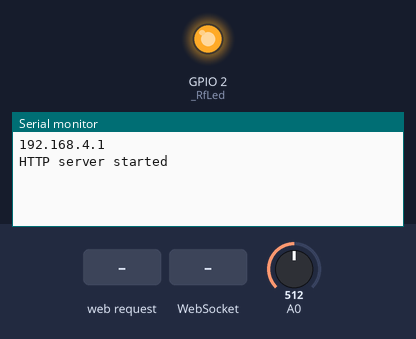
This sketch was run on a simulated ESP8266 (Wemos D1 mini). Parts: output pins drawn as LEDs (lit = HIGH), the last lines printed to the serial monitor. Inputs (shaded band) come from the test bench; at power-on: A0 = 512. Storage starts empty.

Above: at 1.3 s.
1.4 s: HTTP request GET / received
At 2.6 s:
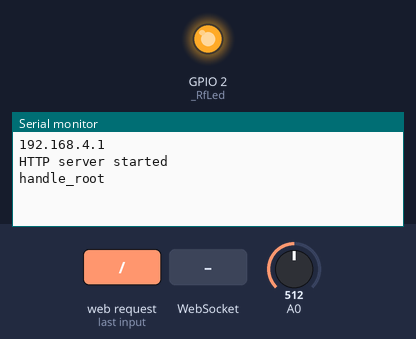
2.9 s: WebSocket text "Save" received
At 3.71 s:
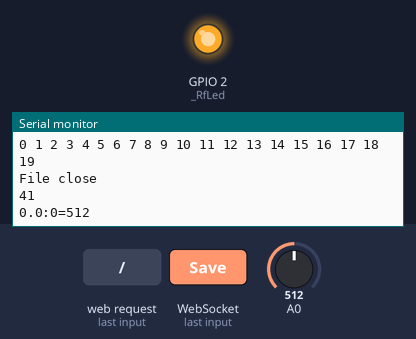
4.4 s: HTTP request GET /test received
5.9 s: WebSocket text "Reset" received
7.4 s: HTTP request GET /test?Reset=Save received
8.9 s: WebSocket text "Timer" received
Timing chart, 0 to 11.4 s (numbered marks = the images above; inputs shaded):
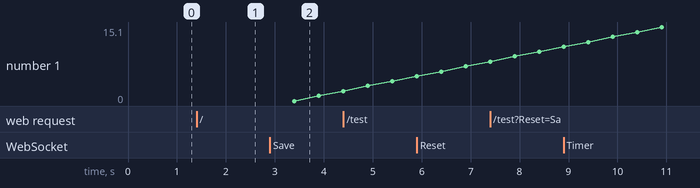

Measured:
- after the input at 1.4 s, the serial monitor: prints a new line at once (image 1)
- after the input at 2.9 s, the serial monitor: prints a new line at once (image 2)

The sketch:

ECGsaveFile17.ino
```cpp
// Kubov V.I. 2018
#define _ssid "EspCardio01"
#define _pass "123456789" // if need
#define _login "admin"
#define _dTime 5 //ms
#define _dataSize 100
#define _segSize 10
#define _ringSize 20

uint16_t Datas[2][_dataSize+1];
uint16_t Ring[_ringSize][_dataSize];
int rBank, wBank, wIndex;
int ringIndex;
bool bankReady;
int iTest;
int adminNum=0; //first Web-socket client.
//int adminNum=-1; //nobody exclude admin.
long AutoSaveMin=0;


// ESP-8266MOD D1 mini
#define _RfLed 2 // On-LOW, Off-HIGH

#include <FS.h>
File file;
String fileName="C0001.txt";

#include <Ticker.h>
Ticker myTicker;
bool Cardio=true;
bool fSave=false;
bool wsConnected=false;
void Sampling(){
  if (!wsConnected) return;
  if(Cardio) Datas[wBank][wIndex]=analogRead(0);
  else Datas[wBank][wIndex]=millis() % 1024;
  wIndex++;
  if (wIndex>=_dataSize){
    wIndex=0; rBank=wBank; wBank=1-wBank; //wBank=0..1
    bankReady=true;
  }//if wIndex
}//Sampling

#include <ESP8266WiFi.h>
// WebSocketsServer needs Hash
#include <WebSocketsServer.h>
#include <Hash.h>
//This needs to prevent Error on WStype_t type
void wsEvent(uint8_t num, WStype_t type, uint8_t * payload, size_t lenght);
#include <ESP8266WebServer.h>
ESP8266WebServer server(80);
WebSocketsServer ws(81);
String serverIP;
IPAddress clientIP; //maybe Array?
void wsEvent(uint8_t num, WStype_t type, uint8_t * payload, size_t lenght) {
  switch(type) {
    case WStype_DISCONNECTED:
         Serial.println("Disconnected!");
         break;
    case WStype_CONNECTED: wsConnected=true; clientIP= ws.remoteIP(num);
         Serial.print("Connected to ");
         for (int i=0; i<4; i++){ Serial.print(clientIP[i],DEC); Serial.print("."); }
         Serial.println();
         break;
   case WStype_TEXT:
         String s=""; for (int i=0; i<lenght; i++) s=s+char(payload[i]);
         Serial.print(num); Serial.print(":"); Serial.println(s);
         if (s==_login) {Serial.println("Login"); adminNum=num; }
         if (num==adminNum){
           if (s=="Save") {Serial.println("Save");
             long cTime=millis();
             saveFile();
             Serial.println(millis()-cTime, DEC);
           }// if save
         }// if adminNum
         break;
/*  Not any effect on Communication break
    case WStype_ERROR: clientIP= ws.remoteIP(num);
         Serial.print("Error on ");
         for (int i=0; i<4; i++){ Serial.print(clientIP[i],DEC); Serial.print("."); }
         Serial.println();
         break;
*/
  }//switch
}//

String formHTML(){
  String dataSize=String(_dataSize);
  String segSize=String(_segSize);
  String scrAutoSave="";
  if (AutoSaveMin>0){
    scrAutoSave="setInterval(Save,"+String(AutoSaveMin*60)+"000);\n";
  }//if AutoSave
  String form =""
  "<html><head>\n"
  "<style>\n"
  "body,table,input,select {font-size:24px; height:40px; text-align:center}\n"
  "input[type=text]{height:40px}\n"
  "input[type=button]{width:90px}\n"
  "input[type=password]{width:90px}\n"
  "input[type=submit]{width:90px}\n"
  "input[type=range]{width:360px}\n"
  "select {width:60px}\n"
  ".ww {width:160px}\n"
  ".wn {width:50px}\n"
  "</style>\n"
  "<script>\n"
  "dataSize="+dataSize+"; segSize="+segSize+";\n"
  "Cmin=0; Cmax=1024; //Code ADC\n"
  "Vmax=3.3/2/0.6; Vmin=-Vmax; //in 2.75mV\n"
  "//Ymin=picH; Ymax=0; //pixel\n"
  "dVs=0.5;//mV\n"
  "xScale=1;\n"
  "yScale=0.4;//temp\n"
  "YpSize=dataSize*segSize; var Yp=new Array(YpSize);\n"
  "for (i=0; i<YpSize; i++) Yp[i]=0;\n"
  "Run=true; Cardio=true; fRecord=false;\n"
  "RecCount=0;\n"

  "ws=new WebSocket('ws://192.168.4.1:81/');\n"
  "ws.onmessage=function(msg){\n"
    "ws.binaryType='arraybuffer';\n"
    "if (msg.data instanceof ArrayBuffer){\n"
      "Datas=new Uint16Array(msg.data,0,dataSize+1);\n"
      "cnt.value=Datas[dataSize];\n"
      "if (Run){\n"
        "for (i=dataSize; i<YpSize; i++) Yp[i-dataSize]=Yp[i];\n"
        "for (i=0; i<dataSize; i++) Yp[i+YpSize-dataSize]=Datas[i];\n"
      "};\n"
      "Draw();\n"
    "};\n"
  "};\n"
  "function Draw(){ gr.save();\n"
    "gr.clearRect(0,0,picW,picH);\n"
    "Grid();\n"
    "Graph();\n"
    "gr.restore();\n"
  "};\n"
  "function Grid(){dXgr=100; dYgr=100;\n"
    "gr.strokeStyle='#8080ff'; gr.lineWidth=2; gr.strokeRect(1,1,picW-2,picH-2);\n"
    "gr.lineWidth=1;\n"
    "for (i=0; i<segSize; i++) gr.strokeRect(dXgr*i,0,0,picH);\n"
    "dV=dVs*xScale; iMax=Math.floor(Vmax/dV);\n"
    "for (i=-iMax; i<=iMax; i++) {\n"
      "y=remap(dV*i,Vmin,Vmax,Ymin,Ymax);\n"
      "if(i==0)gr.lineWidth=2; else gr.lineWidth=1;\n"
      "gr.strokeRect(0,y,picW,0);\n"
    "};\n"
  "};\n"
  "function Graph(){\n"
     "gr.strokeStyle='#000000'; gr.lineWidth=2;\n"
     "gr.beginPath();\n"
     "for (i=0; i<YpSize; i++) {\n"
       "v=remap(Yp[i],Cmin,Cmax,Vmin,Vmax)*xScale;\n"
       "y=remap(v,Vmin,Vmax,Ymin,Ymax);\n"
       "gr.lineTo(i,y);\n"
     "};\n"
     "gr.stroke();\n"
  "};\n"
  "function RunStop(){\n"
    "Run=!Run;\n"
    "if (Run) btn.value='Stop'; else btn.value='Run';\n"
  "};\n"
  "function ScaleY(){\n"
    "xScale=rng.value;\n"
    //"alert(xScale);\n"
  "};\n"
  "function remap(x,xMin,xMax,yMin,yMax){\n"
    "return(yMin+(yMax-yMin)*(x-xMin)/(xMax-xMin));\n"
  "};\n"
  "function Login(){\n"
    "ws.send(psw.value);\n"
  "};\n"
  "function DateToStr(){"
    "var Dt=new Date();\n"
    "yy=Dt.getFullYear(); mn=Dt.getMonth()+1; dd=Dt.getDate();\n"
    "var s=''+yy;\n"
    "if (mn<10) s=s+'0'; s=s+mn; if (dd<10) s=s+'0'; s=s+dd;\n"
    "hh=Dt.getHours(); mm=Dt.getMinutes();\n"
    "if (hh<10) s=s+'0'; s=s+hh; if (mm<10) s=s+'0'; s=s+mm;\n"
    "return s;\n"
  "};\n"
  "function Load(){\n"
    //"frm.action=fnm.value+DateToStr()+sopt.value+'.Log'; frm.submit();\n"
    //"window.open('http://"+serverIP+"/'+fnm.value+DateToStr()+sopt.value+'.Log','_self');\n"
    //"window.open('http://"+serverIP+"/'+fnm.value+DateToStr()+sopt.value+'.Log','_self','download');\n"
    //"window.open('http://"+serverIP+"/'+fnm.value+DateToStr()+sopt.value+'.Log','_blank','download');\n"
    "window.open('http://"+serverIP+"/'+fnm.value+DateToStr()+sopt.value+'.Log','_blank');\n"
  "};\n"
    "function Save(){\n"
    "ws.send('Save');\n"
    //"setTimeout(Load,1000);\n"
    "setTimeout(Load,1250);\n"
  "};\n"
"</script></head>\n"
  "<body>\n"
  "<script> if (!window.WebSocket) alert('Sockets Not Supported');\n"
  +scrAutoSave+"</script>\n"
  "<table align=center border=0>\n"
  "<tr><td colspan=7><canvas id=pic height=402 width=1002></canvas></td></tr>\n"
  "<tr><td><input type=password id=psw value='user' onChange='Login()'></td>\n"
  "<td><input type=text class=ww id=fnm value='Name'></td>\n"
  "<td><select id=sopt>\n"
  "<option value='V'>V</option><option value='LR'>LR</option><option value='RF'>RF</option>\n"
  "<option value='LF'>LF</option><option value=''></option></select></td>\n"
  "<td><input type=button id=rec value='Save' onClick='Save()'></td>\n"
  "<td><input type=text class=wn id=cnt value=0></td>\n"
  "<td><input type=button id=btn value='Stop' onClick='RunStop()'></td>\n"
  "<td>s<input type=range id=rng value=1 min=1 max=5 step=0.1 onChange='ScaleY()'><b>S</b></td></tr>\n"
  "</table>\n"
  "<form hiden id=frm></form>\n"
  "<script>\n"
  "gr=pic.getContext('2d'); picW=pic.width; picH=pic.height;\n"
  "Ymin=picH; Ymax=0;\n"
  "Draw();\n"
  "</script>\n"
  "</body></html>";
  return (form);
}//formHTML

String testHTML(){
  String sMode; if (Cardio) sMode="Timer"; else sMode="Cardio";
  String sASM=String(AutoSaveMin);
  String form =""
  "<html><head><style>\n"
  "body,table,input {font-size:24px}\n"
  "</style></head>\n"
  "<body>\n"
  "<form action=test id=act><table align=center border=0>\n"
  "<tr><td><input type=submit value='Reset' name=Reset></td></tr>\n"
  "<tr><td>AutoSave(min): <input type=text size=5 style='text-align:right' name=AutoSave value="+sASM+">\n"
  " &nbsp <input type=submit value='Set'></td></tr>\n"
  "<tr><td>Switch to <input type=submit name=mode value='"+sMode+"'></td></tr>\n"
  "</table></form>\n"
  "</body></html>";
  return (form);
}//testHtml

void handle_root() {
  server.send(200,"text/html",formHTML());
  Serial.println("handle_root");
}//handle_root

void handle_test() {
  Serial.println("handle_test");
  if (server.args()>0){
    if (server.arg("Reset")=="Reset"){ Serial.println("Reset");
      ESP.reset(); //Reset
    }//if Reset
    if (server.arg("mode")=="Timer") { Serial.println("Timer");
      Cardio=false;
    }//if Timer
    if (server.arg("mode")=="Cardio") { Serial.println("Cardio");
      Cardio=true;
    }//if Cardio
    AutoSaveMin=server.arg("AutoSave").toInt();
    Serial.print("AutoSave="); Serial.println(AutoSaveMin,DEC);
    //server.send(200,"text/html",formHTML());// old URI
    server.sendHeader("Location","/"); server.send(303); //redirect to root
  } else server.send(200,"text/html",testHTML());
}//handle_test

void handle_file(){
  Serial.println("handle_file");
  file=SPIFFS.open("/"+fileName,"r");
  Serial.println("File open");
  server.streamFile(file, "application/octet-stream");
  file.close();
  Serial.println("File close");
}//handle_file

void handle_notRoot(){
  String filePath=server.uri();
  Serial.println("handle_notFound:"+filePath);
  if (filePath.endsWith(".Log")) handle_file();
  else server.send(404,"text/plain","404: Not Found");
}//handle_notrRoot

void setup(void) {
  Serial.begin(115200);
  Serial.println("");
  SPIFFS.begin();
  //SPIFFS.format(); //Only First Time

  pinMode(_RfLed,OUTPUT); digitalWrite(_RfLed,HIGH);

  //This needs only at first time to disable Station mode
  //WiFi.mode(WIFI_STA); WiFi.disconnect(); //Disable Station Mode
  delay(100);
  WiFi.softAP(_ssid,_pass); // set password if needs
  //WiFi.softAP(_ssid);
  serverIP=WiFi.softAPIP().toString();
  Serial.println(serverIP);

  ws.begin();
  ws.onEvent(wsEvent);

  server.on("/", handle_root);
  server.on("/test", handle_test);
  server.onNotFound(handle_notRoot);

  server.begin();
  Serial.println("HTTP server started");

  wBank=0; wIndex=0; bankReady=false;
  ringIndex=0;
  myTicker.attach_ms(_dTime, Sampling);

}//setup

void loop(void) {
  ws.loop();
  server.handleClient();
  if (bankReady){
    bankReady=false;
    Datas[rBank][_dataSize]=ringIndex;
    digitalWrite(_RfLed,LOW);
    ws.broadcastBIN((uint8_t*)&Datas[rBank][0],_dataSize*2+2);
    digitalWrite(_RfLed,HIGH);
    if (!fSave) {
      for (int i=0; i<_dataSize; i++) Ring[ringIndex][i]=Datas[rBank][i];
      Serial.print(ringIndex,DEC); Serial.print("."); //Test
      ringIndex++; if (ringIndex>=_ringSize) ringIndex=0;
    }//if Save
    Serial.print(rBank,DEC); Serial.print(":0="); Serial.println(Datas[rBank][0],DEC); //Test
  }//if bankReady
}//loop

void saveFile(){
  if (fSave) return;
  fSave=true;
  file=SPIFFS.open("/"+fileName,"w");
  Serial.println("File open");
  int t=0;
  for (int i=0; i<_ringSize; i++){
    //file.write((uint8_t*)&Ring[ringIndex][0],_dataSize*2);
    for (int j=0; j<_dataSize;j++) {
      file.print(t,DEC); file.print("\t");
      file.println(Ring[ringIndex][j],DEC);
      t++;
    }//for j
    Serial.print(ringIndex,DEC); Serial.print(" ");
    ringIndex++; if (ringIndex>=_ringSize) ringIndex=0;
  }//for i
  Serial.println();
  file.close();
  Serial.println("File close");
  fSave=false;
}//saveFile
```
